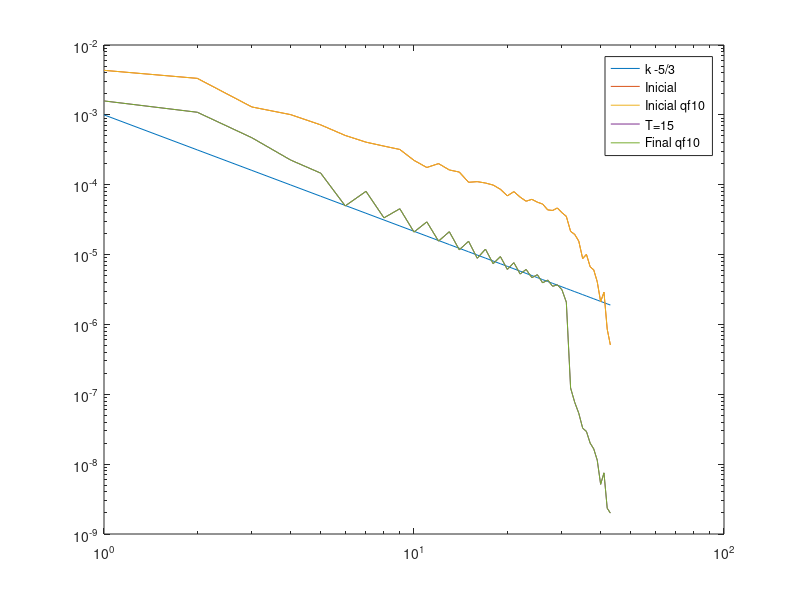
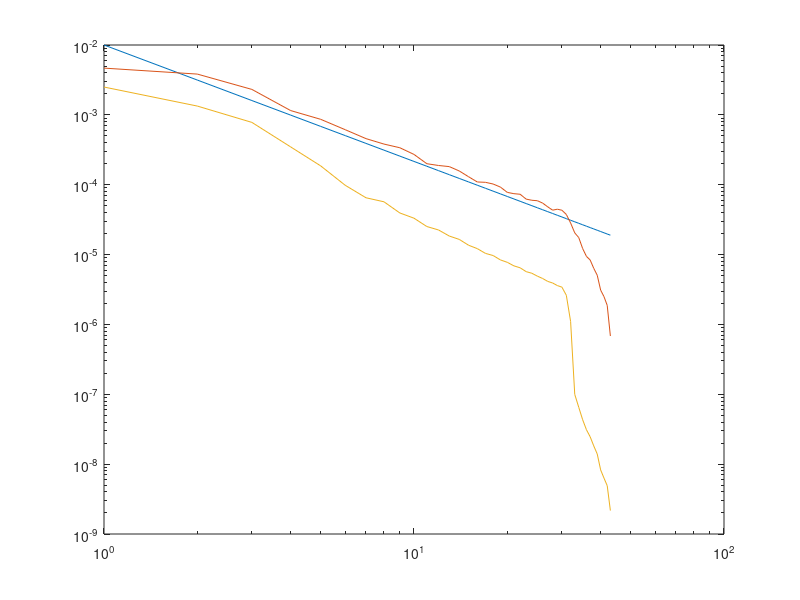

These charts were generated, in order, by the following MATLAB code:
% %sp0 = [4.105312269e-30	5.588355982	1.81776578	0.8488783081	0.516501077	0.4727717905	0.2652992638	0.2393447326	0.1948835234	0.1431101751	0.1318790685	0.09638731766	0.09505932953	0.08556853018	0.06528652724	0.04464107686	0.02172736978	0.01637030728	0.006804648119	0.005740386739 0.0009866190562	0.0002441739689	];
% 
% %sp5 = [0.05681975089	0.2370553431	0.003899559156	0.0002298917659	0.0002266351554	6.759967868e-05	2.890918416e-05	2.486949012e-05	4.174611939e-06	4.593440736e-06	3.247271943e-06	1.39107707e-06	1.090104087e-06	8.503162174e-07	6.662158068e-07	2.226076501e-07	1.570515802e-07	1.312557061e-07	2.887838632e-08	1.017724263e-07	1.531262761e-08	3.371862184e-09	];
% sp15 = [8.722649294e-05	0.0002036542017	2.781974759e-05	3.732331916e-06	4.342447942e-07	1.025299539e-07	1.525738049e-08	5.666539525e-09	1.450463073e-09	3.259241822e-10	8.354084323e-11	2.3269693e-11	8.290120164e-12	2.87669225e-12	7.259414551e-13	2.415698855e-13	7.275707194e-14	2.791806115e-14	7.488740885e-15	1.990257846e-15	5.957770466e-16	1.887827286e-16	4.150773666e-17	1.137756229e-17	3.42013939e-18	1.473899023e-18	1.179206438e-18	2.451285783e-18	5.387569708e-18	1.362153222e-17	3.181414431e-17	9.495693061e-17	2.260215056e-16	7.733303986e-16	1.594264022e-15	2.206145737e-15	1.802227728e-14	2.651838988e-14	2.564364038e-13	3.466026346e-13	4.338937314e-13	1.411767357e-11	2.251231717e-11	8.625610238e-11	];
% sp00 = [0.05953134996	0.2636670736	0.0974458196	0.04925949303	0.02918163931	0.02015356421	0.01189473541	0.009105506257	0.007620751522	0.005483018304	0.004947943045	0.003464327115	0.003010264027	0.003612329478	0.002654851325	0.002088323968	0.001188129528	0.0006712707535	0.00028134404	0.0001529254296	2.401042142e-05	1.785859418e-06	];
% sp06 = [0.05912177521	0.2733625059	0.006888882487	0.003711922826	0.001403762682	0.0003773799858	0.0003412713105	0.0002606285562	0.000219302038	0.0001246050009	0.0001761026176	0.0001253088208	8.326587994e-05	8.761049529e-05	0.0001920927602	9.235606971e-05	2.854804654e-05	1.434184646e-05	6.777282546e-06	3.952421123e-06	8.352972323e-07	4.6773007e-07	];
% sp30 = [0.05588387368	0.1472892509	0.01319426415	8.996656155e-05	0.0001412992687 8.333353479e-05	8.962125621e-06	6.079902865e-06	4.263893378e-06	1.644883308e-06 1.445497276e-06	9.55876483e-07	5.748136285e-07	5.7980333e-07	3.986265028e-07 1.840184058e-07	9.152699018e-08	9.333366349e-08	4.418456631e-08	1.081172498e-07 3.470829517e-08	9.263909079e-10	];
% %sp0 = [2.023430148e-32	0.0248371377	0.00807895902	0.003772792481	0.002295560342	0.002101207958	0.001179107839	0.001063754367	0.0008661489928	0.0006360452227	0.0005861291933	0.0004283880785	0.000422485909	0.0003803045786	0.0002901623433	0.0001984047861	9.656608792e-05	7.275692125e-05	3.024288053e-05	2.551282995e-05	4.384973583e-06	1.085217639e-06	];
% %sp15 = [7.667133303e-05	0.006835304992	0.0002868415515	1.009340787e-05	4.996582112e-07	3.042679252e-07	5.203952663e-08	3.430954722e-08	1.290757504e-08	8.095409489e-09	3.443428584e-09	1.825720545e-09	1.674523322e-09	7.26023713e-10	5.988268521e-10	2.603069467e-10	2.996057524e-10	3.734338465e-10	3.892083307e-10	1.984998039e-09 1.250820114e-09	1.065662871e-10	];
% 
% sp = [		8.294288139e-35	0.0006266725246	0.0002036846141	9.502037214e-05	5.77537139e-05	5.279387917e-05	2.964004829e-05	2.676815945e-05	2.188094819e-05	1.617578688e-05	1.504442174e-05	1.11510709e-05	1.117736714e-05	1.031322001e-05	8.08922147e-06	7.406926306e-06	6.276862812e-06	6.464056074e-06	5.698807846e-06	4.924102033e-06	4.447858301e-06	4.500162074e-06	3.738013451e-06	3.411799877e-06	3.293593909e-06	3.225897103e-06	2.996239926e-06	2.497379747e-06	2.303451931e-06	2.367760948e-06	2.082850216e-06	1.773073421e-06	1.044874091e-06	8.850405133e-07	7.406897922e-07	4.597601514e-07	4.698312085e-07	2.932330958e-07	2.694344905e-07	1.716118822e-07	9.011427066e-08	1.202103643e-07	3.38739146e-08	2.322802267e-08	];
% %sp100 = [0.05676300933	0.00572995793	0.00838087184	0.002739798519	0.0009402217154	0.0002439289172	4.516446483e-05	3.85290868e-05	8.942564112e-06	5.655744872e-06	2.387487615e-06	9.672397408e-07	1.153091844e-06	7.867083751e-07	7.798461193e-07	3.238391741e-07	2.426822473e-07	2.811077396e-07	1.774744399e-07	1.804117197e-07	1.120255974e-08	1.036514534e-09	];
% spCris = [1.413965948e-07	0.001571321788	0.0001532270613	3.816541816e-06	3.680550088e-07	1.980054981e-07	2.479958254e-08	2.610774557e-08	6.041683003e-09	2.751656703e-09	1.754169478e-09	6.143370758e-10	6.384606221e-10	1.858920867e-10	2.021512357e-10	5.97443996e-11	5.103476788e-11	2.473136796e-11	1.007168519e-11	1.008981531e-11	2.554367845e-12	2.224134002e-12	7.345299733e-13	3.249741552e-13	3.085180895e-13	7.363053536e-14	6.952156031e-14	2.195380806e-14	1.662653741e-14	2.65426562e-14	1.129984469e-14	3.255336271e-14	2.053107139e-14	6.283837019e-14	3.640005564e-14	6.677917875e-14	2.819298658e-13	2.253355309e-13	1.268448718e-12	1.326512396e-12	3.031425854e-12	3.895546547e-11	1.500258745e-11	1.650091498e-10	];
% spCris = [1.413965948e-07	4.08447248e-06	2.387931795e-05	5.675968989e-05	0.0001090255441 0.0002830359471	0.0003560031141	0.0006300655033	0.0009517801356	0.001181903461	0.001736353463	0.001936418913	0.002824926819	0.003792914344	0.004154404196	0.005101168753	0.00569913767	0.007632961745	0.008764417115	0.009582157683	0.01075265874	0.01352659912	0.01376179691	0.01515733164	0.01746887843	0.02059729502	0.02281989927	0.02246296844	0.02414781246	0.02869917654	0.02944323095	0.0285243752	0.0186980596	0.01753086641	0.01659314959	0.01135667659	0.01280625283	0.008867911633	0.008924915441	0.006235680144	0.003471232838	0.004876082165	0.00139605447	0.0008948206558	];
% spCris = [1.413965948e-07	1.835966059e-06	7.428519415e-06	1.573705406e-05	2.872689621e-05	7.242928569e-05	8.982328413e-05	0.0001580044734	0.0002380200836	0.0002956495215	0.0004355724498	0.000487001869	0.000715084846	0.0009656994566	0.001065861647	0.001319196476	0.001485385716	0.002011900026	0.002331090577	0.002581052177	0.002927475758	0.003735832924	0.003846925382	0.004289543223	0.005027007114	0.006006685038	0.006784633921	0.006772762289	0.007391973865	0.008987163689	0.009363882136	0.01099468065	0.0112092186	0.01228506154	0.01420162955	0.01363836785	0.01592053717	0.01642897292	0.0192706737	0.01955476281	0.01940909353	0.02324549883	0.02352300623	0.02663119514	0.0265525035	0.02709318525	0.03044656007	0.03113254505	0.03423727406	0.03455066712	0.03935709319	0.03908101109	0.03881649606	0.04371257722	0.04246225701	0.05038118717	0.04741293697	0.05090812516	0.05243836389	0.054375004	0.05895444601	0.05997181693	0.06161599602	0.06409354667	0.05533009096	0.05140997948	0.0413892072	0.04156779919	0.04001333601	0.03296359871	0.03358845154	0.02933955871	0.03078601422	0.02624842187	0.02503722205	0.02372687897	0.01983046548	0.02255662179	0.01652811284	0.01791314422	0.01453240544	0.01110647215	0.01527078792	0.007659694138	0.01114518768	0.005583670951	0.005582544791	0.004888601452	0.002094559634	0.002093788124	0.0001964975294	];
% spCris = [1.413965948e-07	0.001571321788	0.0001532270613	3.816541816e-06	3.680550088e-07	1.980054981e-07	2.479958254e-08	2.610774557e-08	6.041683003e-09	2.751656703e-09	1.754169478e-09	6.143370758e-10	6.384606221e-10	1.858920867e-10	2.021512357e-10	5.97443996e-11	5.103476788e-11	2.473136796e-11	1.007168519e-11	1.008981531e-11	2.554367845e-12	2.224134002e-12	7.345299733e-13	3.249741552e-13	3.085180895e-13	7.363053536e-14	6.952156031e-14	2.195380806e-14	1.662653741e-14	2.65426562e-14	1.129984469e-14	3.255339386e-14	2.053133943e-14	6.283897334e-14	3.640587442e-14	6.680144916e-14	2.820760752e-13	2.256386641e-13	1.273019215e-12	1.354877373e-12	3.118343805e-12	4.014402871e-11	2.198926709e-11	4.92586029e-09	];
% spCris = [1.413965948e-07	0.001415941568	0.002697604073	0.001409527104	0.0004767913536	0.0003831729838	9.584646263e-06	0.0001443168581	1.167623556e-05	7.761527425e-05	3.296587993e-06	4.781969391e-05	2.040345828e-06	3.469334773e-05	6.093932731e-07	2.563615636e-05	2.591190036e-07	1.957444594e-05	3.752643868e-07	1.550127732e-05	2.262729836e-07	1.271955863e-05	2.447278784e-07	1.0434483e-05	2.622898314e-07	8.895412416e-06	1.082230182e-07	7.605356588e-06	1.153475339e-07	6.604018144e-06	7.915112545e-08	5.768616849e-06	9.57439849e-08	4.624528462e-08	3.044627185e-08	2.732365535e-08	1.362068443e-08	1.248418557e-08	1.287939221e-08	8.807813532e-09	5.770946509e-12	5.696006766e-09	3.265452164e-09	1.476822975e-09];
% sp00 = [2.870878324e-08	0.000617703362	0.0002084408999	9.170767626e-05	6.113080795e-05	5.06388495e-05	3.315095094e-05	2.520795898e-05	2.288049013e-05	1.603620596e-05	1.49692526e-05	1.22742318e-05	1.078727639e-05	1.12080564e-05	7.837499888e-06	7.626557517e-06	6.897925231e-06	6.358415564e-06	6.407831872e-06	4.868337218e-06	4.679270436e-06	4.671807593e-06	3.752219928e-06	3.884165509e-06	3.322576532e-06	3.514107727e-06	3.019445749e-06	2.533064393e-06	2.502376305e-06	2.388618342e-06	2.358625155e-06	2.147169609e-06	1.222057851e-06	9.936236962e-07	8.445024416e-07	5.39831492e-07	5.83528169e-07	3.393405171e-07	3.425920573e-07	2.133036716e-07	1.238035405e-07	1.554122501e-07	5.398988728e-08	6.064925662e-08	];
% sp00 = [7.220904753e-07	0.0005218742492	0.0001343540994	5.282545412e-05	2.907648555e-05	3.143789427e-05	1.717471415e-05	1.660387068e-05	1.206801007e-05	7.250135717e-06	5.133728153e-06	3.265082456e-06	3.378155821e-06	3.495849049e-06	3.300807869e-06	3.42920084e-06	3.004646444e-06	3.032141972e-06	2.588357883e-06	1.81895919e-06	1.549628366e-06	1.630480617e-06	1.959435398e-06	2.158307684e-06	2.202633112e-06	2.23740858e-06	2.541490581e-06	2.616175156e-06	2.825681378e-06	3.343929584e-06	2.877337558e-06	2.89153196e-06	1.673593666e-06	1.45340418e-06	1.394307175e-06	9.724891101e-07	1.240050291e-06	9.418038221e-07	1.106986217e-06	7.324675855e-07	3.730863867e-07	4.064884725e-07	1.0283793e-07	1.113704319e-07	];
% sp15 = [8.594793562e-08	0.0002342471496	3.554074441e-05	2.091490957e-06	1.116838887e-06	8.95952228e-07	5.346280499e-07	3.682369888e-07	2.220512338e-07	1.885616213e-07	3.183184404e-07	4.005120376e-07	4.949496737e-07	3.577084925e-07	2.510263007e-07	2.095103169e-07	2.31682164e-07	3.269176412e-07	3.182391335e-07	2.637819851e-07	1.557218541e-07	1.762660675e-07	1.851850775e-07	2.280726565e-07	2.470109779e-07	1.727893992e-07	1.342990012e-07	1.025359773e-07	1.232745114e-07	1.687958905e-07	1.529046891e-07	1.29506739e-07	5.682565475e-08	4.859647444e-08	4.344596499e-08	2.993530004e-08	3.356351466e-08	2.665370011e-08	2.488574215e-08	1.672983641e-08	8.48224348e-09	1.046116746e-08	2.058035202e-09	4.640122877e-09	];

% spCris    = [1.413965948e-07	0.001571321788	0.0001532270613	3.816541816e-06	3.680550088e-07	1.980054981e-07	2.479958254e-08	2.610774557e-08	6.041683003e-09	2.751656703e-09	1.754169478e-09	6.143370758e-10	6.384606221e-10	1.858920867e-10	2.021512357e-10	5.97443996e-11	5.103476788e-11	2.473136796e-11	1.007168519e-11	1.008981531e-11	2.554367845e-12	2.224134002e-12	7.345299733e-13	3.249741552e-13	3.085180895e-13	7.363053536e-14	6.952156031e-14	2.195380806e-14	1.662653741e-14	2.65426562e-14	1.129984469e-14	3.255339386e-14	2.053133943e-14	6.283897334e-14	3.640587442e-14	6.680144916e-14	2.820760752e-13	2.256386641e-13	1.273019215e-12	1.354877373e-12	3.118343805e-12	4.014402871e-11	2.198926709e-11	4.92586029e-09	];
% spCris2   = [1.413965948e-07	0.001415941568	0.002697604073	0.001409527104	0.0004767913536	0.0003831729838	9.584646263e-06	0.0001443168581	1.167623556e-05	7.761527425e-05	3.296587993e-06	4.781969391e-05	2.040345828e-06	3.469334773e-05	6.093932731e-07	2.563615636e-05	2.591190036e-07	1.957444594e-05	3.752643868e-07	1.550127732e-05	2.262729836e-07	1.271955863e-05	2.447278784e-07	1.0434483e-05	2.622898314e-07	8.895412416e-06	1.082230182e-07	7.605356588e-06	1.153475339e-07	6.604018144e-06	7.915112545e-08	5.768616849e-06	9.57439849e-08	4.624528462e-08	3.044627185e-08	2.732365535e-08	1.362068443e-08	1.248418557e-08	1.287939221e-08	8.807813532e-09	5.770946509e-12	5.696006766e-09	3.265452164e-09	1.476822975e-09	];
% spCris4   = [1.413965948e-07	0.0006083009934	0.002840792026	0.004297756658	0.004475810299	0.004826824271	0.002823869673	0.002583248835	0.001099334206	0.0007939745452	0.0006892975727	0.0003739446061	0.0001160227331	0.0001684275861	0.0002748485732	0.0001621681821	4.063096136e-05	8.198845655e-05	0.000163254789	7.893217651e-05	1.267900902e-05	5.28569329e-05	9.283000675e-05	4.986732326e-05	7.373067629e-06	3.769840687e-05	6.781218464e-05	3.381193554e-05	2.76822152e-06	2.675340041e-05	4.965270579e-05	2.632825415e-05	1.994220376e-06	6.607898006e-07	8.312812278e-07	3.083492573e-07	3.504342561e-07	3.178165506e-07	1.617726107e-07	1.348438277e-07	6.103758392e-08	6.758491802e-08	5.548595491e-08	4.480510267e-08	];
% spCrismod = [ 0	0.001571321788	0.000612908245	3.434887634e-05	5.888880141e-06	4.950137452e-06	8.927849716e-07	1.279279533e-06	3.866677122e-07	2.228841929e-07	1.754169478e-07	7.433478617e-08	9.193832959e-08	3.141576265e-08	3.962164221e-08	1.344248991e-08	1.306490058e-08	7.14736534e-09	3.263226001e-09	3.642423326e-09	1.021747138e-09	9.808430951e-10	3.555125071e-10	1.719113281e-10	1.777064195e-10	4.60190846e-11	4.699657477e-11	1.600432608e-11	1.303520533e-11	2.232237387e-11	1.016986022e-11	3.12838115e-11	2.102409158e-11	6.843164197e-11	4.208519083e-11	8.183177522e-11	3.655705935e-10	3.088993311e-10	1.838239746e-09	2.060768484e-09	4.989350088e-09	6.748211226e-08	3.878906715e-08	9.107915676e-06	];
% kk = 1:length(spCris)-1;
% k53 = spCris(2)*kk.^(-5/3);
% loglog(kk,k53);
% hold on 
% % kk = 1:length(sp00)-1;
% %loglog(kk,sp06(2:end));
% %kk = 1:length(spCris)-1;
% loglog(kk,spCris(2:end));
% loglog(kk,spCris2(2:end));
% loglog(kk,spCris4(2:end));
% loglog(kk,spCrismod(2:end));
% %loglog(kk,sp30(2:end));
% 
% legend('Teoretical','0','0.','15','CRIS')
%sp0_p1 = [4.75482763e-33	0.0006241478064	0.0002001552443	9.17793859e-05	5.462723831e-05	4.844186385e-05	2.637020283e-05	2.293683065e-05	1.796098144e-05	1.269575875e-05	1.122591206e-05	7.912484666e-06	7.472563525e-06	6.456576376e-06	4.736466503e-06	4.050098171e-06	3.201797156e-06	3.043059483e-06	2.47683859e-06	1.967252305e-06	1.640417043e-06	1.512841494e-06	1.157112663e-06	9.73558024e-07	8.565846169e-07	7.74007074e-07	6.533887189e-07	5.078024165e-07	4.382502202e-07	4.115122627e-07	3.460035879e-07	3.215842475e-07	1.595083115e-07	1.090086657e-07	9.195968814e-08	4.964199659e-08	4.415641196e-08	2.571721031e-08	2.331878448e-08	1.640877857e-08	7.858652711e-09	1.201385782e-08	4.703585821e-09	8.106349043e-09	];
%sp15 = [1.429778305e-07	0.0002366732831	3.849174551e-05	2.308780041e-06	6.09709382e-07	7.671773821e-08	1.184311428e-08	4.105298513e-09	1.492549929e-09	1.689219474e-10	6.863036144e-11	1.952024184e-11	7.199253977e-12	2.658031265e-12	4.592310834e-13	1.206742602e-13	4.037685095e-14	1.705564607e-14	4.344674328e-15	9.624408853e-16	2.209317071e-16	6.213832611e-17	1.463510477e-17	4.565328799e-18	1.581739705e-18	1.771902671e-18	5.588810362e-18	4.133986968e-18	1.787741745e-18	4.122786509e-17	4.25675228e-17	2.069123255e-16	3.733856876e-16	1.088289583e-15	3.954953498e-15	5.062792914e-15	5.47321748e-14	8.505141803e-14	2.125551724e-13	5.046844374e-13	9.425188779e-13	1.080817061e-11	1.192452152e-11	1.124108383e-09	];
%sp15_p1 = [7.483515028e-08	0.0002408045613	3.977905937e-05	2.409412094e-06	6.23769153e-07	7.376248816e-08	1.172262261e-08	4.373745358e-09	1.518449741e-09	1.546827157e-10	5.607984357e-11	1.662521752e-11	6.735231982e-12	2.459510229e-12	4.300405466e-13	9.644486785e-14	2.998657675e-14	1.297916342e-14	3.394958198e-15	8.334632266e-16	1.830986774e-16	4.685632563e-17	7.961610369e-18	2.067274316e-18	2.019200609e-18	1.115400933e-17	4.304620766e-17	6.018397594e-17	9.2677533e-17	2.431598199e-16	4.024474784e-16	3.138520446e-15	7.560083786e-15	3.056265857e-14	3.41149631e-14	1.47981232e-14	3.512702653e-13	3.909261193e-13	8.866754007e-13	1.104707009e-12	4.789358846e-13	1.104658303e-12	1.489663336e-12	6.937639919e-10	];
%sp0_Cris = [2.301059001e-07	0.0003071644771	9.67431273e-05	4.475334262e-05	2.645560022e-05	2.358044945e-05	1.27835901e-05	1.116075256e-05	8.736099176e-06	6.190607796e-06	5.485738011e-06	3.881833471e-06	3.685462517e-06	3.213922815e-06	2.377303482e-06	2.060015404e-06	1.65275155e-06	1.604173739e-06	1.340524489e-06	1.095369395e-06	9.449460625e-07	9.092361381e-07	7.268611398e-07	6.429288974e-07	5.940474798e-07	5.699590817e-07	5.082658537e-07	4.16742101e-07	3.762783552e-07	3.678807153e-07	3.188415016e-07	3.0309397e-07	1.510665869e-07	1.072172575e-07	8.998797776e-08	5.094087271e-08	4.789154535e-08	2.802099025e-08	2.60940322e-08	1.735825861e-08	8.420988855e-09	1.183610771e-08	3.980338335e-09	5.401959949e-09	];
%sp0_constante = [0.001257737338	0.006515368529	0.004453091781	0.001571160969	0.0008332111772	0.0009475424186	0.0005343788192	0.0004144283588	0.0003499769605	0.0002808477024	0.0002520916202	0.0001710697555	0.0001736054455	0.0001682862065	0.0001319034026	0.0001100944206	9.242955395e-05	0.000101730487	8.786631239e-05	7.030179004e-05	6.31760659e-05	6.698735596e-05	5.536714021e-05	4.719184881e-05	4.459138982e-05	4.641695209e-05	4.283486826e-05	3.272152505e-05	2.977367991e-05	3.367371223e-05	2.977013123e-05	2.443298608e-05	1.442791294e-05	1.182731115e-05	1.013929391e-05	6.194480079e-06	6.11336756e-06	3.983727549e-06	3.477931998e-06	2.292442267e-06	1.163386251e-06	1.536751677e-06	4.42492e-07	2.574815689e-07	];
%sp0_Cris_c = [2.301059001e-07	9.397021823e-05	0.000612749407	0.0006096541842	0.0001927778279	0.0001189893802	8.621132039e-05	0.0001224562914	7.261484905e-05	3.783869862e-05	4.069175385e-05	4.706310983e-05	3.553690137e-05	2.449266846e-05	2.110348523e-05	2.698327445e-05	1.860321494e-05	1.526423975e-05	1.369639454e-05	1.611024169e-05	1.255003023e-05	9.958285987e-06	8.275891313e-06	1.035170666e-05	8.717438042e-06	6.842544517e-06	6.345167122e-06	6.767235622e-06	5.951891006e-06	4.868198312e-06	4.150026281e-06	5.165631661e-06	2.46379092e-06	1.888717539e-06	1.646553874e-06	1.013325664e-06	9.565892032e-07	6.131172893e-07	5.575080747e-07	3.701782208e-07	1.940797978e-07	2.44009086e-07	7.671482629e-08	6.977198515e-08	];
% sp15 = [0.00120377696	0.003389846948	0.001072582836	0.0008979159962	0.000161908233	0.0002236783635	4.528402665e-06	0.0001253918298	7.947290257e-06	7.072733684e-05	5.584072184e-06	4.497882362e-05	5.209739968e-06	3.168845076e-05	4.60323716e-06	2.266102495e-05	3.881043331e-06	1.697436504e-05	3.921699225e-06	1.289190483e-05	3.689822169e-06	1.014319468e-05	3.602679506e-06	7.835615869e-06	3.513702521e-06	6.348693727e-06	3.295187533e-06	5.006479098e-06	3.206958143e-06	4.032889084e-06	3.109416558e-06	3.242334757e-06	1.22600289e-07	7.477952799e-08	5.053179284e-08	3.698834289e-08	2.923820306e-08	1.99362087e-08	1.647885186e-08	1.137085932e-08	5.12042708e-09	7.481388012e-09	2.331752324e-09	1.985280025e-09	];

%sp0 = [6.29858085e-33	0.0006266725246	0.0002036846141	9.502037214e-05	5.77537139e-05	5.279387917e-05	2.964004829e-05	2.676815945e-05	2.188094819e-05	1.617578688e-05	1.504442174e-05	1.11510709e-05	1.117736714e-05	1.031322001e-05	8.08922147e-06	7.406926306e-06	6.276862812e-06	6.464056074e-06	5.698807846e-06	4.924102033e-06	4.447858301e-06	4.500162074e-06	3.738013451e-06	3.411799877e-06	3.293593909e-06	3.225897103e-06	2.996239926e-06	2.497379747e-06	2.303451931e-06	2.367760948e-06	2.082850216e-06	2.072197888e-06	1.18716017e-06	9.495146557e-07	8.283356384e-07	5.121100797e-07	5.174746428e-07	3.153714318e-07	3.105749927e-07	2.089944248e-07	1.076182229e-07	1.536424985e-07	5.049628145e-08	5.738952641e-08	];

sp15 = [0.003421671878	0.001583319838	0.001089456131	0.0004702094427	0.0002255280214	0.0001465593061	4.972039068e-05	8.038482415e-05	3.353539251e-05	4.53170532e-05	2.101364805e-05	2.940402711e-05	1.558473074e-05	2.124417891e-05	1.171416118e-05	1.548955813e-05	8.848979538e-06	1.195901312e-05	7.415730472e-06	9.356270701e-06	6.129399448e-06	7.660762242e-06	5.270458089e-06	6.128179518e-06	4.673105101e-06	5.153048574e-06	3.936262231e-06	4.325498238e-06	3.513227749e-06	3.690209987e-06	3.145155678e-06	2.085231207e-06	1.230309601e-07	7.649935142e-08	5.358339815e-08	3.277634838e-08	2.933885204e-08	2.000430225e-08	1.653442472e-08	1.14090408e-08	5.137488381e-09	7.506329069e-09	2.339538544e-09	1.991879788e-09	];
sp0 = [0.004997823251	0.004339121886	0.003329835914	0.001296676916	0.001007898512	0.0007188753861	0.0005072576325	0.0004066905568	0.0003569874622	0.0003196675359	0.0002231738804	0.0001764594635	0.0002005795342	0.0001626543153	0.0001517206456	0.000108311808	0.0001106754995	0.0001057916484	9.890959934e-05	8.606051319e-05	6.925930015e-05	7.961940038e-05	6.6425175e-05	5.801797345e-05	6.176994195e-05	5.628041604e-05	5.286231558e-05	4.362411935e-05	4.281763484e-05	4.640388194e-05	3.983696819e-05	3.522082239e-05	2.148307138e-05	1.941733611e-05	1.55830512e-05	8.778509352e-06	1.005184179e-05	6.694231418e-06	6.033106084e-06	4.086900825e-06	2.112316924e-06	2.894711155e-06	8.568936597e-07	5.083218879e-07	];
sp0_qf10 = [0.004997823251	0.004339121886	0.003329835914	0.001296676916	0.001007898511	0.0007188753842	0.0005072576293	0.0004066905499	0.0003569874497	0.0003196675134	0.0002231738535	0.000176459427	0.0002005794625	0.0001626542276	0.0001517205124	0.0001083116693	0.0001106752933	0.00010579138	9.890925137e-05	8.606005981e-05	6.925884068e-05	7.96187014e-05	6.642441428e-05	5.801710422e-05	6.176871694e-05	5.627908322e-05	5.286069526e-05	4.362242604e-05	4.281558796e-05	4.640124997e-05	3.983429918e-05	3.521765658e-05	2.148054575e-05	1.941445136e-05	1.558019471e-05	8.7765816e-06	1.00492144e-05	6.692183445e-06	6.030905049e-06	4.085169301e-06	2.11130587e-06	2.893090183e-06	8.563404333e-07	5.079590334e-07	];
sp15_qf10 = [0.003421671878	0.001583319838	0.00108945613	0.0004702094426	0.0002255280213	0.0001465593061	4.972039064e-05	8.038482403e-05	3.353539239e-05	4.531705296e-05	2.101364784e-05	2.940402669e-05	1.55847303e-05	2.124417816e-05	1.171416037e-05	1.548955684e-05	8.84897833e-06	1.195901106e-05	7.415728432e-06	9.35626761e-06	6.129396434e-06	7.660757561e-06	5.270453532e-06	6.128173205e-06	4.673098288e-06	5.153039657e-06	3.936253271e-06	4.325486324e-06	3.513215345e-06	3.690194123e-06	3.145139036e-06	2.085217812e-06	1.230289963e-07	7.649754425e-08	5.35817836e-08	3.277510578e-08	2.933745404e-08	2.000313405e-08	1.653322355e-08	1.140803238e-08	5.136949189e-09	7.505385735e-09	2.339179517e-09	1.991518094e-09	];
kk = 1:length(sp0)-1;
k53 = 1e-3*kk.^(-5/3);
loglog(kk,k53);
hold on 
loglog(kk,sp0(2:end));
loglog(kk,sp0_qf10(2:end));
loglog(kk,sp15(2:end));
loglog(kk,sp15_qf10(2:end));
legend('k -5/3','Inicial','Inicial qf10','T=15','Final qf10');
%legend('k','p2','p1','Cris','Dividiendo','Cris dividiendo','T=15')

sp00 = 0.5*(sp0(2:end)+sp0(1:end-1));
sp152 = 0.5*(sp15(2:end)+sp15(1:end-1));
figure()
kk = 1:length(sp00);
k53 = 1e-2*kk.^(-5/3);
loglog(kk,k53);
hold on 
loglog(kk,sp00);
loglog(kk,sp152);
